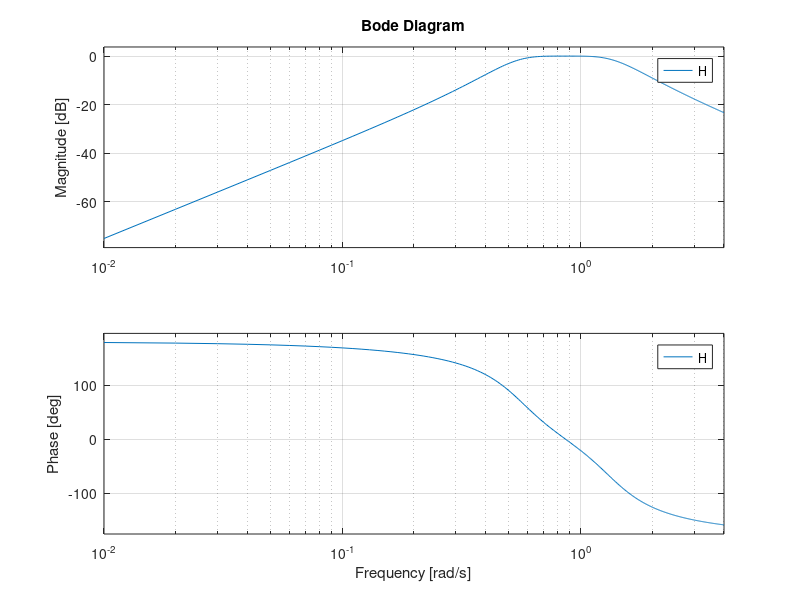

Write MATLAB code to recreate this figure.
w = 0:.01:4; % frequencies at which the magnitude and phase response will be evaluated in rad/s
npoles = 2;  % number of filter poles
[z,p,k] = butter(npoles,[0.5 1.5],'s'); % npoles bandpass filter
[b,a] = zp2tf(z,p,k);
figure
if exist('tf','file')>0 % zp2tf(), tf() and bode() require control systems toolbox
    H = tf(b,a); % convert to a transfer function object
    bode(H,w);
else % freqs() only requires the signal processing toolbox
    freqs(b,a,w)
end
